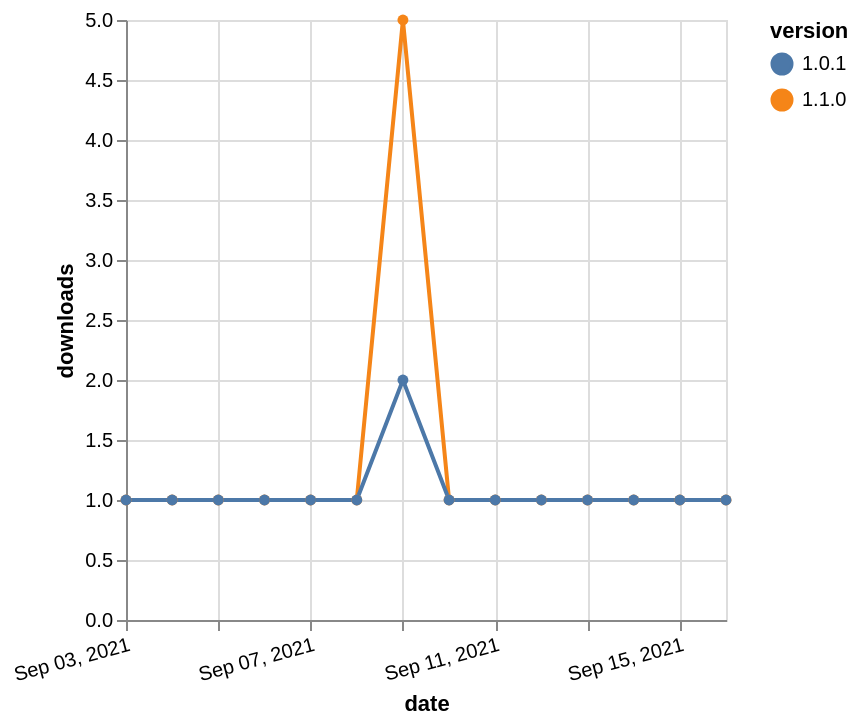

Source (Vega-Lite JSON):
### Vega-Lite specification from a JSON file in a GitHub repository (floating-point values rounded to 4 significant figures)
{"$schema": "https://vega.github.io/schema/vega-lite/v5.json", "description": "A simple bar chart with embedded data.", "data": {"values": [{"date": "2021-09-03", "total": 257, "delta": 1, "version": "1.1.0"}, {"date": "2021-09-04", "total": 258, "delta": 1, "version": "1.1.0"}, {"date": "2021-09-05", "total": 259, "delta": 1, "version": "1.1.0"}, {"date": "2021-09-06", "total": 260, "delta": 1, "version": "1.1.0"}, {"date": "2021-09-07", "total": 261, "delta": 1, "version": "1.1.0"}, {"date": "2021-09-08", "total": 262, "delta": 1, "version": "1.1.0"}, {"date": "2021-09-09", "total": 267, "delta": 5, "version": "1.1.0"}, {"date": "2021-09-10", "total": 268, "delta": 1, "version": "1.1.0"}, {"date": "2021-09-11", "total": 269, "delta": 1, "version": "1.1.0"}, {"date": "2021-09-12", "total": 270, "delta": 1, "version": "1.1.0"}, {"date": "2021-09-13", "total": 271, "delta": 1, "version": "1.1.0"}, {"date": "2021-09-14", "total": 272, "delta": 1, "version": "1.1.0"}, {"date": "2021-09-15", "total": 273, "delta": 1, "version": "1.1.0"}, {"date": "2021-09-16", "total": 274, "delta": 1, "version": "1.1.0"}, {"date": "2021-09-03", "total": 251, "delta": 1, "version": "1.0.1"}, {"date": "2021-09-04", "total": 252, "delta": 1, "version": "1.0.1"}, {"date": "2021-09-05", "total": 253, "delta": 1, "version": "1.0.1"}, {"date": "2021-09-06", "total": 254, "delta": 1, "version": "1.0.1"}, {"date": "2021-09-07", "total": 255, "delta": 1, "version": "1.0.1"}, {"date": "2021-09-08", "total": 256, "delta": 1, "version": "1.0.1"}, {"date": "2021-09-09", "total": 258, "delta": 2, "version": "1.0.1"}, {"date": "2021-09-10", "total": 259, "delta": 1, "version": "1.0.1"}, {"date": "2021-09-11", "total": 260, "delta": 1, "version": "1.0.1"}, {"date": "2021-09-12", "total": 261, "delta": 1, "version": "1.0.1"}, {"date": "2021-09-13", "total": 262, "delta": 1, "version": "1.0.1"}, {"date": "2021-09-14", "total": 263, "delta": 1, "version": "1.0.1"}, {"date": "2021-09-15", "total": 264, "delta": 1, "version": "1.0.1"}, {"date": "2021-09-16", "total": 265, "delta": 1, "version": "1.0.1"}]}, "width": "container", "mark": {"type": "line", "point": {"filled": true}}, "encoding": {"x": {"field": "date", "type": "temporal", "timeUnit": "yearmonthdate", "title": "date", "axis": {"labelAngle": -15}}, "y": {"field": "delta", "type": "quantitative", "title": "downloads"}, "color": {"field": "version", "type": "nominal"}, "tooltip": {"field": "delta"}}}
